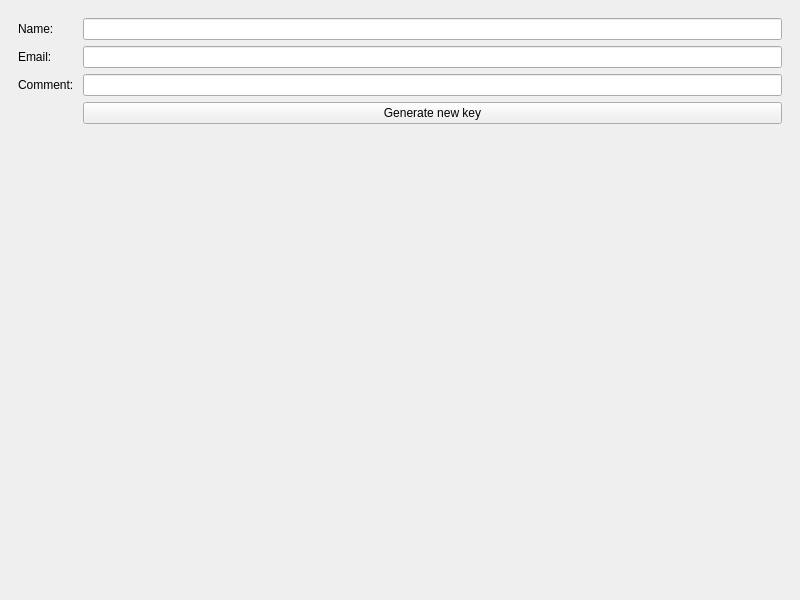
<?xml version="1.0" encoding="UTF-8"?>
<ui version="4.0">
 <class>keyGenWindow</class>
 <widget class="QMainWindow" name="keyGenWindow">
  <property name="geometry">
   <rect>
    <x>0</x>
    <y>0</y>
    <width>800</width>
    <height>600</height>
   </rect>
  </property>
  <property name="windowTitle">
   <string>MainWindow</string>
  </property>
  <widget class="QWidget" name="centralwidget">
   <layout class="QGridLayout" name="gridLayout">
    <item row="0" column="0" alignment="Qt::AlignTop">
     <widget class="QWidget" name="widget" native="true">
      <layout class="QGridLayout" name="gridLayout_2">
       <item row="0" column="0">
        <widget class="QLabel" name="label">
         <property name="text">
          <string>Name: </string>
         </property>
        </widget>
       </item>
       <item row="0" column="1">
        <widget class="QLineEdit" name="newKeyName"/>
       </item>
       <item row="1" column="0">
        <widget class="QLabel" name="label_2">
         <property name="text">
          <string>Email: </string>
         </property>
        </widget>
       </item>
       <item row="1" column="1">
        <widget class="QLineEdit" name="newKeyEmail"/>
       </item>
       <item row="2" column="0">
        <widget class="QLabel" name="label_3">
         <property name="text">
          <string>Comment: </string>
         </property>
        </widget>
       </item>
       <item row="2" column="1">
        <widget class="QLineEdit" name="newKeyComment"/>
       </item>
       <item row="3" column="1">
        <widget class="QPushButton" name="newKeyButton">
         <property name="text">
          <string>Generate new key</string>
         </property>
        </widget>
       </item>
      </layout>
     </widget>
    </item>
   </layout>
  </widget>
 </widget>
 <resources/>
 <connections/>
</ui>
